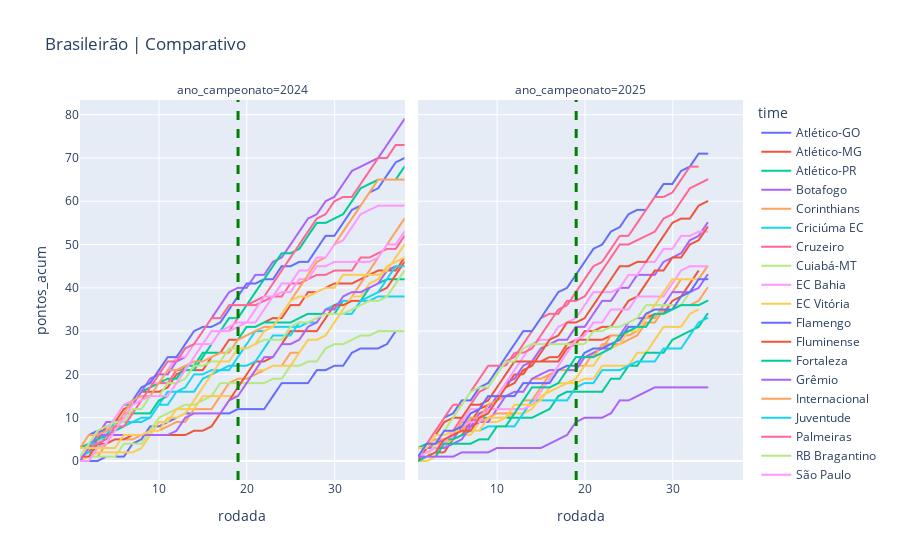

Notebook code for this chart:
### Markdown cell above
## Evolução por rodada

### Code cell
#Comparativo entre todos os times por temporada
filtro_ano1 = 2024
filtro_ano2 = 2025

plt.figure(figsize = (20,7))
df_ano = df_cumsum.loc[(df_cumsum.ano_campeonato == filtro_ano1) | (df_cumsum.ano_campeonato == filtro_ano2) ]
fig = px.line(df_ano, x ='rodada', y = 'pontos_acum', color = 'time', facet_col= 'ano_campeonato', title = f'Brasileirão | Comparativo')
fig.add_vline(x=19, line_width=3, line_dash="dash", line_color="green")

### Figure 1 — Plotly figure (JSON) as saved in the notebook; plotly's stock layout.template omitted (floating-point values rounded to 4 significant figures)
{"data": [{"hovertemplate": "time=Atlético-GO<br>ano_campeonato=2024<br>rodada=%{x}<br>pontos_acum=%{y}<extra></extra>", "legendgroup": "Atlético-GO", "line": {"color": "#636efa", "dash": "solid"}, "marker": {"symbol": "circle"}, "mode": "lines", "name": "Atlético-GO", "showlegend": true, "type": "scattergl", "x": [1, 2, 3, 4, 5, 6, 7, 8, 9, 10, 11, 12, 13, 14, 15, 16, 17, 18, 19, 20, 21, 22, 23, 24, 25, 26, 27, 28, 29, 30, 31, 32, 33, 34, 35, 36, 37, 38], "xaxis": "x", "y": [0, 0, 0, 1, 1, 1, 4, 5, 8, 8, 9, 10, 11, 11, 11, 11, 11, 11, 12, 12, 12, 12, 15, 18, 18, 18, 18, 21, 21, 22, 22, 25, 26, 26, 26, 27, 30, 30], "yaxis": "y"}, {"hovertemplate": "time=Atlético-MG<br>ano_campeonato=2024<br>rodada=%{x}<br>pontos_acum=%{y}<extra></extra>", "legendgroup": "Atlético-MG", "line": {"color": "#EF553B", "dash": "solid"}, "marker": {"symbol": "circle"}, "mode": "lines", "name": "Atlético-MG", "showlegend": true, "type": "scattergl", "x": [1, 2, 3, 4, 5, 6, 7, 8, 9, 10, 11, 12, 13, 14, 15, 16, 17, 18, 19, 20, 21, 22, 23, 24, 25, 26, 27, 28, 29, 30, 31, 32, 33, 34, 35, 36, 37, 38], "xaxis": "x", "y": [1, 2, 5, 8, 9, 12, 13, 16, 16, 16, 17, 20, 21, 21, 21, 24, 25, 28, 28, 31, 31, 32, 33, 33, 36, 36, 39, 39, 40, 41, 41, 41, 42, 43, 44, 44, 44, 47], "yaxis": "y"}, {"hovertemplate": "time=Atlético-MG<br>ano_campeonato=2025<br>rodada=%{x}<br>pontos_acum=%{y}<extra></extra>", "legendgroup": "Atlético-MG", "line": {"color": "#EF553B", "dash": "solid"}, "marker": {"symbol": "circle"}, "mode": "lines", "name": "Atlético-MG", "showlegend": false, "type": "scattergl", "x": [1, 2, 3, 4, 5, 6, 7, 8, 9, 10, 11, 12, 13, 14, 15, 16, 17, 18, 19, 20, 21, 22, 23, 24, 25, 26, 27, 28, 29, 30, 31, 32, 33, 34], "xaxis": "x2", "y": [0, 1, 2, 2, 5, 6, 9, 12, 13, 14, 17, 20, 20, 23, 23, 24, 24, 27, 28, 28, 28, 28, 29, 29, 32, 33, 33, 34, 34, 37, 38, 41, 44, null], "yaxis": "y2"}, {"hovertemplate": "time=Atlético-PR<br>ano_campeonato=2024<br>rodada=%{x}<br>pontos_acum=%{y}<extra></extra>", "legendgroup": "Atlético-PR", "line": {"color": "#00cc96", "dash": "solid"}, "marker": {"symbol": "circle"}, "mode": "lines", "name": "Atlético-PR", "showlegend": true, "type": "scattergl", "x": [1, 2, 3, 4, 5, 6, 7, 8, 9, 10, 11, 12, 13, 14, 15, 16, 17, 18, 19, 20, 21, 22, 23, 24, 25, 26, 27, 28, 29, 30, 31, 32, 33, 34, 35, 36, 37, 38], "xaxis": "x", "y": [3, 3, 6, 7, 10, 13, 13, 16, 17, 18, 19, 19, 22, 22, 25, 25, 25, 25, 28, 31, 31, 32, 32, 32, 32, 33, 34, 34, 34, 34, 37, 37, 37, 40, 41, 42, 42, 42], "yaxis": "y"}, {"hovertemplate": "time=Botafogo<br>ano_campeonato=2024<br>rodada=%{x}<br>pontos_acum=%{y}<extra></extra>", "legendgroup": "Botafogo", "line": {"color": "#ab63fa", "dash": "solid"}, "marker": {"symbol": "circle"}, "mode": "lines", "name": "Botafogo", "showlegend": true, "type": "scattergl", "x": [1, 2, 3, 4, 5, 6, 7, 8, 9, 10, 11, 12, 13, 14, 15, 16, 17, 18, 19, 20, 21, 22, 23, 24, 25, 26, 27, 28, 29, 30, 31, 32, 33, 34, 35, 36, 37, 38], "xaxis": "x", "y": [0, 3, 6, 9, 9, 10, 13, 16, 19, 20, 20, 23, 24, 27, 30, 33, 36, 39, 40, 40, 43, 43, 46, 47, 50, 53, 56, 57, 60, 61, 64, 67, 68, 69, 70, 73, 76, 79], "yaxis": "y"}, {"hovertemplate": "time=Botafogo<br>ano_campeonato=2025<br>rodada=%{x}<br>pontos_acum=%{y}<extra></extra>", "legendgroup": "Botafogo", "line": {"color": "#ab63fa", "dash": "solid"}, "marker": {"symbol": "circle"}, "mode": "lines", "name": "Botafogo", "showlegend": false, "type": "scattergl", "x": [1, 2, 3, 4, 5, 6, 7, 8, 9, 10, 11, 12, 13, 14, 15, 16, 17, 18, 19, 20, 21, 22, 23, 24, 25, 26, 27, 28, 29, 30, 31, 32, 33, 34], "xaxis": "x2", "y": [1, 4, 4, 5, 5, 8, 8, 11, 12, 15, 18, 19, 22, 23, 26, 27, 28, 28, 31, 31, 34, 37, 37, 40, 40, 43, 43, 43, 46, 47, 48, 51, 52, 55], "yaxis": "y2"}, {"hovertemplate": "time=Corinthians<br>ano_campeonato=2024<br>rodada=%{x}<br>pontos_acum=%{y}<extra></extra>", "legendgroup": "Corinthians", "line": {"color": "#FFA15A", "dash": "solid"}, "marker": {"symbol": "circle"}, "mode": "lines", "name": "Corinthians", "showlegend": true, "type": "scattergl", "x": [1, 2, 3, 4, 5, 6, 7, 8, 9, 10, 11, 12, 13, 14, 15, 16, 17, 18, 19, 20, 21, 22, 23, 24, 25, 26, 27, 28, 29, 30, 31, 32, 33, 34, 35, 36, 37, 38], "xaxis": "x", "y": [1, 1, 1, 4, 5, 5, 5, 6, 7, 7, 8, 9, 9, 12, 12, 12, 15, 18, 19, 19, 20, 21, 22, 22, 25, 25, 28, 28, 29, 32, 35, 38, 41, 44, 47, 50, 53, 56], "yaxis": "y"}, {"hovertemplate": "time=Corinthians<br>ano_campeonato=2025<br>rodada=%{x}<br>pontos_acum=%{y}<extra></extra>", "legendgroup": "Corinthians", "line": {"color": "#FFA15A", "dash": "solid"}, "marker": {"symbol": "circle"}, "mode": "lines", "name": "Corinthians", "showlegend": false, "type": "scattergl", "x": [1, 2, 3, 4, 5, 6, 7, 8, 9, 10, 11, 12, 13, 14, 15, 16, 17, 18, 19, 20, 21, 22, 23, 24, 25, 26, 27, 28, 29, 30, 31, 32, 33, 34], "xaxis": "x2", "y": [1, 4, 4, 4, 7, 7, 10, 10, 13, 14, 15, 16, 16, 19, 19, 20, 21, 22, 22, 22, 25, 26, 29, 29, 29, 30, 33, 33, 36, 39, 42, 42, 42, 45], "yaxis": "y2"}, {"hovertemplate": "time=Criciúma EC<br>ano_campeonato=2024<br>rodada=%{x}<br>pontos_acum=%{y}<extra></extra>", "legendgroup": "Criciúma EC", "line": {"color": "#19d3f3", "dash": "solid"}, "marker": {"symbol": "circle"}, "mode": "lines", "name": "Criciúma EC", "showlegend": true, "type": "scattergl", "x": [1, 2, 3, 4, 5, 6, 7, 8, 9, 10, 11, 12, 13, 14, 15, 16, 17, 18, 19, 20, 21, 22, 23, 24, 25, 26, 27, 28, 29, 30, 31, 32, 33, 34, 35, 36, 37, 38], "xaxis": "x", "y": [1, 2, 3, 6, 9, 9, 9, 9, 10, 13, 16, 16, 17, 20, 20, 21, 21, 21, 24, 27, 30, 30, 31, 31, 31, 31, 32, 32, 35, 36, 37, 37, 37, 37, 38, 38, 38, 38], "yaxis": "y"}, {"hovertemplate": "time=Cruzeiro<br>ano_campeonato=2024<br>rodada=%{x}<br>pontos_acum=%{y}<extra></extra>", "legendgroup": "Cruzeiro", "line": {"color": "#FF6692", "dash": "solid"}, "marker": {"symbol": "circle"}, "mode": "lines", "name": "Cruzeiro", "showlegend": true, "type": "scattergl", "x": [1, 2, 3, 4, 5, 6, 7, 8, 9, 10, 11, 12, 13, 14, 15, 16, 17, 18, 19, 20, 21, 22, 23, 24, 25, 26, 27, 28, 29, 30, 31, 32, 33, 34, 35, 36, 37, 38], "xaxis": "x", "y": [3, 4, 4, 7, 8, 11, 11, 14, 15, 18, 18, 21, 21, 21, 24, 27, 30, 30, 33, 36, 36, 37, 38, 38, 41, 41, 42, 43, 43, 44, 44, 44, 47, 47, 48, 49, 49, 52], "yaxis": "y"}, {"hovertemplate": "time=Cruzeiro<br>ano_campeonato=2025<br>rodada=%{x}<br>pontos_acum=%{y}<extra></extra>", "legendgroup": "Cruzeiro", "line": {"color": "#FF6692", "dash": "solid"}, "marker": {"symbol": "circle"}, "mode": "lines", "name": "Cruzeiro", "showlegend": false, "type": "scattergl", "x": [1, 2, 3, 4, 5, 6, 7, 8, 9, 10, 11, 12, 13, 14, 15, 16, 17, 18, 19, 20, 21, 22, 23, 24, 25, 26, 27, 28, 29, 30, 31, 32, 33, 34], "xaxis": "x2", "y": [3, 3, 4, 7, 7, 10, 13, 16, 17, 20, 23, 24, 27, 30, 33, 34, 34, 37, 37, 38, 41, 44, 47, 50, 50, 51, 52, 53, 56, 57, 60, 63, 64, 65], "yaxis": "y2"}, {"hovertemplate": "time=Cuiabá-MT<br>ano_campeonato=2024<br>rodada=%{x}<br>pontos_acum=%{y}<extra></extra>", "legendgroup": "Cuiabá-MT", "line": {"color": "#B6E880", "dash": "solid"}, "marker": {"symbol": "circle"}, "mode": "lines", "name": "Cuiabá-MT", "showlegend": true, "type": "scattergl", "x": [1, 2, 3, 4, 5, 6, 7, 8, 9, 10, 11, 12, 13, 14, 15, 16, 17, 18, 19, 20, 21, 22, 23, 24, 25, 26, 27, 28, 29, 30, 31, 32, 33, 34, 35, 36, 37, 38], "xaxis": "x", "y": [0, 1, 1, 1, 1, 4, 4, 4, 7, 10, 11, 12, 13, 13, 14, 15, 18, 18, 18, 18, 18, 18, 19, 19, 22, 22, 23, 23, 26, 27, 27, 28, 29, 29, 30, 30, 30, 30], "yaxis": "y"}, {"hovertemplate": "time=EC Bahia<br>ano_campeonato=2024<br>rodada=%{x}<br>pontos_acum=%{y}<extra></extra>", "legendgroup": "EC Bahia", "line": {"color": "#FF97FF", "dash": "solid"}, "marker": {"symbol": "circle"}, "mode": "lines", "name": "EC Bahia", "showlegend": true, "type": "scattergl", "x": [1, 2, 3, 4, 5, 6, 7, 8, 9, 10, 11, 12, 13, 14, 15, 16, 17, 18, 19, 20, 21, 22, 23, 24, 25, 26, 27, 28, 29, 30, 31, 32, 33, 34, 35, 36, 37, 38], "xaxis": "x", "y": [0, 3, 4, 7, 10, 13, 14, 17, 18, 18, 21, 24, 24, 27, 27, 30, 30, 30, 31, 32, 32, 35, 38, 39, 39, 42, 42, 45, 45, 46, 46, 46, 46, 46, 47, 50, 50, 53], "yaxis": "y"}, {"hovertemplate": "time=EC Bahia<br>ano_campeonato=2025<br>rodada=%{x}<br>pontos_acum=%{y}<extra></extra>", "legendgroup": "EC Bahia", "line": {"color": "#FF97FF", "dash": "solid"}, "marker": {"symbol": "circle"}, "mode": "lines", "name": "EC Bahia", "showlegend": false, "type": "scattergl", "x": [1, 2, 3, 4, 5, 6, 7, 8, 9, 10, 11, 12, 13, 14, 15, 16, 17, 18, 19, 20, 21, 22, 23, 24, 25, 26, 27, 28, 29, 30, 31, 32, 33, 34], "xaxis": "x2", "y": [1, 2, 3, 3, 6, 9, 12, 12, 15, 15, 18, 21, 24, 27, 28, 28, 31, 32, 33, 36, 39, 39, 39, 40, 43, 43, 46, 46, 49, 49, 52, 52, 53, 53], "yaxis": "y2"}, {"hovertemplate": "time=EC Vitória<br>ano_campeonato=2024<br>rodada=%{x}<br>pontos_acum=%{y}<extra></extra>", "legendgroup": "EC Vitória", "line": {"color": "#FECB52", "dash": "solid"}, "marker": {"symbol": "circle"}, "mode": "lines", "name": "EC Vitória", "showlegend": true, "type": "scattergl", "x": [1, 2, 3, 4, 5, 6, 7, 8, 9, 10, 11, 12, 13, 14, 15, 16, 17, 18, 19, 20, 21, 22, 23, 24, 25, 26, 27, 28, 29, 30, 31, 32, 33, 34, 35, 36, 37, 38], "xaxis": "x", "y": [0, 1, 2, 2, 2, 2, 2, 3, 6, 9, 9, 12, 12, 12, 15, 15, 15, 15, 15, 18, 21, 21, 22, 22, 22, 25, 28, 28, 29, 32, 35, 38, 38, 41, 42, 45, 46, 47], "yaxis": "y"}, {"hovertemplate": "time=EC Vitória<br>ano_campeonato=2025<br>rodada=%{x}<br>pontos_acum=%{y}<extra></extra>", "legendgroup": "EC Vitória", "line": {"color": "#FECB52", "dash": "solid"}, "marker": {"symbol": "circle"}, "mode": "lines", "name": "EC Vitória", "showlegend": false, "type": "scattergl", "x": [1, 2, 3, 4, 5, 6, 7, 8, 9, 10, 11, 12, 13, 14, 15, 16, 17, 18, 19, 20, 21, 22, 23, 24, 25, 26, 27, 28, 29, 30, 31, 32, 33, 34], "xaxis": "x2", "y": [0, 0, 1, 4, 5, 6, 6, 9, 9, 9, 10, 11, 11, 12, 15, 16, 17, 18, 18, 19, 19, 22, 22, 22, 22, 25, 25, 28, 31, 31, 31, 34, 35, null], "yaxis": "y2"}, {"hovertemplate": "time=Flamengo<br>ano_campeonato=2024<br>rodada=%{x}<br>pontos_acum=%{y}<extra></extra>", "legendgroup": "Flamengo", "line": {"color": "#636efa", "dash": "solid"}, "marker": {"symbol": "circle"}, "mode": "lines", "name": "Flamengo", "showlegend": true, "type": "scattergl", "x": [1, 2, 3, 4, 5, 6, 7, 8, 9, 10, 11, 12, 13, 14, 15, 16, 17, 18, 19, 20, 21, 22, 23, 24, 25, 26, 27, 28, 29, 30, 31, 32, 33, 34, 35, 36, 37, 38], "xaxis": "x", "y": [3, 6, 7, 7, 8, 11, 14, 17, 18, 21, 24, 24, 27, 30, 31, 31, 32, 35, 38, 41, 41, 42, 42, 45, 45, 46, 46, 49, 52, 52, 55, 58, 59, 62, 63, 66, 69, 70], "yaxis": "y"}, {"hovertemplate": "time=Flamengo<br>ano_campeonato=2025<br>rodada=%{x}<br>pontos_acum=%{y}<extra></extra>", "legendgroup": "Flamengo", "line": {"color": "#636efa", "dash": "solid"}, "marker": {"symbol": "circle"}, "mode": "lines", "name": "Flamengo", "showlegend": false, "type": "scattergl", "x": [1, 2, 3, 4, 5, 6, 7, 8, 9, 10, 11, 12, 13, 14, 15, 16, 17, 18, 19, 20, 21, 22, 23, 24, 25, 26, 27, 28, 29, 30, 31, 32, 33, 34], "xaxis": "x2", "y": [1, 4, 7, 10, 11, 14, 14, 17, 18, 21, 24, 27, 30, 30, 33, 36, 39, 40, 43, 46, 49, 50, 53, 54, 57, 58, 58, 61, 64, 64, 67, 68, 71, 71], "yaxis": "y2"}, {"hovertemplate": "time=Fluminense<br>ano_campeonato=2024<br>rodada=%{x}<br>pontos_acum=%{y}<extra></extra>", "legendgroup": "Fluminense", "line": {"color": "#EF553B", "dash": "solid"}, "marker": {"symbol": "circle"}, "mode": "lines", "name": "Fluminense", "showlegend": true, "type": "scattergl", "x": [1, 2, 3, 4, 5, 6, 7, 8, 9, 10, 11, 12, 13, 14, 15, 16, 17, 18, 19, 20, 21, 22, 23, 24, 25, 26, 27, 28, 29, 30, 31, 32, 33, 34, 35, 36, 37, 38], "xaxis": "x", "y": [1, 1, 4, 4, 5, 5, 6, 6, 6, 6, 6, 6, 6, 7, 7, 8, 11, 14, 17, 20, 23, 23, 24, 27, 30, 30, 30, 30, 33, 36, 36, 37, 37, 38, 39, 40, 43, 46], "yaxis": "y"}, {"hovertemplate": "time=Fluminense<br>ano_campeonato=2025<br>rodada=%{x}<br>pontos_acum=%{y}<extra></extra>", "legendgroup": "Fluminense", "line": {"color": "#EF553B", "dash": "solid"}, "marker": {"symbol": "circle"}, "mode": "lines", "name": "Fluminense", "showlegend": false, "type": "scattergl", "x": [1, 2, 3, 4, 5, 6, 7, 8, 9, 10, 11, 12, 13, 14, 15, 16, 17, 18, 19, 20, 21, 22, 23, 24, 25, 26, 27, 28, 29, 30, 31, 32, 33, 34], "xaxis": "x2", "y": [0, 3, 6, 9, 10, 10, 13, 13, 14, 17, 20, 23, 23, 23, 23, 23, 23, 26, 27, 30, 30, 31, 31, 34, 37, 38, 41, 44, 44, 47, 47, 50, 51, 54], "yaxis": "y2"}, {"hovertemplate": "time=Fortaleza<br>ano_campeonato=2024<br>rodada=%{x}<br>pontos_acum=%{y}<extra></extra>", "legendgroup": "Fortaleza", "line": {"color": "#00cc96", "dash": "solid"}, "marker": {"symbol": "circle"}, "mode": "lines", "name": "Fortaleza", "showlegend": true, "type": "scattergl", "x": [1, 2, 3, 4, 5, 6, 7, 8, 9, 10, 11, 12, 13, 14, 15, 16, 17, 18, 19, 20, 21, 22, 23, 24, 25, 26, 27, 28, 29, 30, 31, 32, 33, 34, 35, 36, 37, 38], "xaxis": "x", "y": [3, 4, 5, 6, 7, 8, 11, 11, 11, 14, 15, 18, 21, 21, 24, 27, 30, 33, 33, 36, 39, 42, 45, 48, 48, 49, 52, 55, 55, 56, 57, 60, 63, 64, 65, 65, 65, 68], "yaxis": "y"}, {"hovertemplate": "time=Fortaleza<br>ano_campeonato=2025<br>rodada=%{x}<br>pontos_acum=%{y}<extra></extra>", "legendgroup": "Fortaleza", "line": {"color": "#00cc96", "dash": "solid"}, "marker": {"symbol": "circle"}, "mode": "lines", "name": "Fortaleza", "showlegend": false, "type": "scattergl", "x": [1, 2, 3, 4, 5, 6, 7, 8, 9, 10, 11, 12, 13, 14, 15, 16, 17, 18, 19, 20, 21, 22, 23, 24, 25, 26, 27, 28, 29, 30, 31, 32, 33, 34], "xaxis": "x2", "y": [3, 4, 5, 5, 5, 6, 7, 10, 10, 10, 10, 10, 10, 10, 11, 12, 15, 16, 16, 16, 16, 16, 19, 19, 22, 22, 25, 25, 25, 28, 29, 30, 31, 34], "yaxis": "y2"}, {"hovertemplate": "time=Grêmio<br>ano_campeonato=2024<br>rodada=%{x}<br>pontos_acum=%{y}<extra></extra>", "legendgroup": "Grêmio", "line": {"color": "#ab63fa", "dash": "solid"}, "marker": {"symbol": "circle"}, "mode": "lines", "name": "Grêmio", "showlegend": true, "type": "scattergl", "x": [1, 2, 3, 4, 5, 6, 7, 8, 9, 10, 11, 12, 13, 14, 15, 16, 17, 18, 19, 20, 21, 22, 23, 24, 25, 26, 27, 28, 29, 30, 31, 32, 33, 34, 35, 36, 37, 38], "xaxis": "x", "y": [0, 3, 6, 6, 6, 6, 6, 6, 6, 6, 6, 7, 10, 11, 11, 11, 11, 14, 15, 18, 21, 24, 24, 27, 27, 28, 31, 32, 35, 35, 38, 39, 39, 40, 41, 44, 45, 45], "yaxis": "y"}, {"hovertemplate": "time=Grêmio<br>ano_campeonato=2025<br>rodada=%{x}<br>pontos_acum=%{y}<extra></extra>", "legendgroup": "Grêmio", "line": {"color": "#ab63fa", "dash": "solid"}, "marker": {"symbol": "circle"}, "mode": "lines", "name": "Grêmio", "showlegend": false, "type": "scattergl", "x": [1, 2, 3, 4, 5, 6, 7, 8, 9, 10, 11, 12, 13, 14, 15, 16, 17, 18, 19, 20, 21, 22, 23, 24, 25, 26, 27, 28, 29, 30, 31, 32, 33, 34], "xaxis": "x2", "y": [3, 3, 3, 3, 4, 5, 8, 9, 9, 12, 15, 16, 16, 19, 20, 21, 21, 21, 21, 24, 25, 26, 26, 29, 32, 33, 33, 36, 36, 39, 39, 39, 40, 43], "yaxis": "y2"}, {"hovertemplate": "time=Internacional<br>ano_campeonato=2024<br>rodada=%{x}<br>pontos_acum=%{y}<extra></extra>", "legendgroup": "Internacional", "line": {"color": "#FFA15A", "dash": "solid"}, "marker": {"symbol": "circle"}, "mode": "lines", "name": "Internacional", "showlegend": true, "type": "scattergl", "x": [1, 2, 3, 4, 5, 6, 7, 8, 9, 10, 11, 12, 13, 14, 15, 16, 17, 18, 19, 20, 21, 22, 23, 24, 25, 26, 27, 28, 29, 30, 31, 32, 33, 34, 35, 36, 37, 38], "xaxis": "x", "y": [3, 6, 6, 7, 8, 11, 14, 15, 15, 18, 21, 21, 22, 23, 23, 24, 25, 25, 28, 29, 30, 31, 31, 34, 37, 40, 43, 46, 47, 50, 53, 56, 59, 62, 65, 65, 65, 65], "yaxis": "y"}, {"hovertemplate": "time=Internacional<br>ano_campeonato=2025<br>rodada=%{x}<br>pontos_acum=%{y}<extra></extra>", "legendgroup": "Internacional", "line": {"color": "#FFA15A", "dash": "solid"}, "marker": {"symbol": "circle"}, "mode": "lines", "name": "Internacional", "showlegend": false, "type": "scattergl", "x": [1, 2, 3, 4, 5, 6, 7, 8, 9, 10, 11, 12, 13, 14, 15, 16, 17, 18, 19, 20, 21, 22, 23, 24, 25, 26, 27, 28, 29, 30, 31, 32, 33, 34], "xaxis": "x2", "y": [1, 4, 5, 5, 6, 9, 9, 9, 10, 11, 11, 11, 14, 14, 17, 20, 21, 21, 24, 24, 24, 27, 27, 27, 28, 29, 32, 32, 35, 35, 36, 36, 37, 40], "yaxis": "y2"}, {"hovertemplate": "time=Juventude<br>ano_campeonato=2024<br>rodada=%{x}<br>pontos_acum=%{y}<extra></extra>", "legendgroup": "Juventude", "line": {"color": "#19d3f3", "dash": "solid"}, "marker": {"symbol": "circle"}, "mode": "lines", "name": "Juventude", "showlegend": true, "type": "scattergl", "x": [1, 2, 3, 4, 5, 6, 7, 8, 9, 10, 11, 12, 13, 14, 15, 16, 17, 18, 19, 20, 21, 22, 23, 24, 25, 26, 27, 28, 29, 30, 31, 32, 33, 34, 35, 36, 37, 38], "xaxis": "x", "y": [1, 4, 4, 5, 8, 8, 9, 10, 10, 13, 13, 16, 16, 16, 19, 20, 21, 22, 22, 22, 23, 26, 29, 29, 29, 32, 32, 33, 34, 34, 34, 34, 37, 38, 39, 42, 45, 45], "yaxis": "y"}, {"hovertemplate": "time=Juventude<br>ano_campeonato=2025<br>rodada=%{x}<br>pontos_acum=%{y}<extra></extra>", "legendgroup": "Juventude", "line": {"color": "#19d3f3", "dash": "solid"}, "marker": {"symbol": "circle"}, "mode": "lines", "name": "Juventude", "showlegend": false, "type": "scattergl", "x": [1, 2, 3, 4, 5, 6, 7, 8, 9, 10, 11, 12, 13, 14, 15, 16, 17, 18, 19, 20, 21, 22, 23, 24, 25, 26, 27, 28, 29, 30, 31, 32, 33, 34], "xaxis": "x2", "y": [3, 3, 6, 6, 7, 7, 7, 7, 8, 8, 8, 8, 11, 14, 14, 14, 14, 14, 17, 18, 18, 21, 21, 21, 22, 23, 23, 23, 26, 26, 26, 29, 32, 33], "yaxis": "y2"}, {"hovertemplate": "time=Palmeiras<br>ano_campeonato=2024<br>rodada=%{x}<br>pontos_acum=%{y}<extra></extra>", "legendgroup": "Palmeiras", "line": {"color": "#FF6692", "dash": "solid"}, "marker": {"symbol": "circle"}, "mode": "lines", "name": "Palmeiras", "showlegend": true, "type": "scattergl", "x": [1, 2, 3, 4, 5, 6, 7, 8, 9, 10, 11, 12, 13, 14, 15, 16, 17, 18, 19, 20, 21, 22, 23, 24, 25, 26, 27, 28, 29, 30, 31, 32, 33, 34, 35, 36, 37, 38], "xaxis": "x", "y": [3, 3, 4, 5, 8, 8, 11, 14, 17, 20, 23, 23, 26, 27, 30, 33, 33, 36, 36, 36, 37, 38, 41, 44, 47, 50, 53, 56, 57, 60, 61, 61, 64, 67, 70, 70, 73, 73], "yaxis": "y"}, {"hovertemplate": "time=Palmeiras<br>ano_campeonato=2025<br>rodada=%{x}<br>pontos_acum=%{y}<extra></extra>", "legendgroup": "Palmeiras", "line": {"color": "#FF6692", "dash": "solid"}, "marker": {"symbol": "circle"}, "mode": "lines", "name": "Palmeiras", "showlegend": false, "type": "scattergl", "x": [1, 2, 3, 4, 5, 6, 7, 8, 9, 10, 11, 12, 13, 14, 15, 16, 17, 18, 19, 20, 21, 22, 23, 24, 25, 26, 27, 28, 29, 30, 31, 32, 33, 34], "xaxis": "x2", "y": [1, 4, 7, 10, 13, 13, 16, 19, 22, 22, 22, 25, 25, 26, 29, 32, 35, 36, 39, 42, 45, 46, 49, 52, 52, 55, 58, 61, 61, 62, 65, 68, 68, null], "yaxis": "y2"}, {"hovertemplate": "time=RB Bragantino<br>ano_campeonato=2024<br>rodada=%{x}<br>pontos_acum=%{y}<extra></extra>", "legendgroup": "RB Bragantino", "line": {"color": "#B6E880", "dash": "solid"}, "marker": {"symbol": "circle"}, "mode": "lines", "name": "RB Bragantino", "showlegend": true, "type": "scattergl", "x": [1, 2, 3, 4, 5, 6, 7, 8, 9, 10, 11, 12, 13, 14, 15, 16, 17, 18, 19, 20, 21, 22, 23, 24, 25, 26, 27, 28, 29, 30, 31, 32, 33, 34, 35, 36, 37, 38], "xaxis": "x", "y": [1, 4, 7, 8, 9, 9, 12, 12, 15, 15, 18, 18, 19, 22, 22, 23, 23, 26, 26, 26, 27, 28, 28, 28, 31, 32, 32, 33, 34, 34, 34, 35, 36, 37, 37, 38, 41, 44], "yaxis": "y"}, {"hovertemplate": "time=RB Bragantino<br>ano_campeonato=2025<br>rodada=%{x}<br>pontos_acum=%{y}<extra></extra>", "legendgroup": "RB Bragantino", "line": {"color": "#B6E880", "dash": "solid"}, "marker": {"symbol": "circle"}, "mode": "lines", "name": "RB Bragantino", "showlegend": false, "type": "scattergl", "x": [1, 2, 3, 4, 5, 6, 7, 8, 9, 10, 11, 12, 13, 14, 15, 16, 17, 18, 19, 20, 21, 22, 23, 24, 25, 26, 27, 28, 29, 30, 31, 32, 33, 34], "xaxis": "x2", "y": [1, 1, 4, 7, 10, 13, 16, 17, 17, 20, 23, 23, 26, 27, 27, 27, 27, 27, 27, 27, 30, 30, 31, 31, 32, 33, 36, 36, 36, 36, 36, 39, 42, null], "yaxis": "y2"}, {"hovertemplate": "time=São Paulo<br>ano_campeonato=2024<br>rodada=%{x}<br>pontos_acum=%{y}<extra></extra>", "legendgroup": "São Paulo", "line": {"color": "#FF97FF", "dash": "solid"}, "marker": {"symbol": "circle"}, "mode": "lines", "name": "São Paulo", "showlegend": true, "type": "scattergl", "x": [1, 2, 3, 4, 5, 6, 7, 8, 9, 10, 11, 12, 13, 14, 15, 16, 17, 18, 19, 20, 21, 22, 23, 24, 25, 26, 27, 28, 29, 30, 31, 32, 33, 34, 35, 36, 37, 38], "xaxis": "x", "y": [0, 0, 3, 4, 7, 10, 13, 14, 15, 15, 15, 18, 21, 24, 27, 27, 30, 31, 32, 32, 35, 38, 38, 41, 41, 44, 44, 47, 47, 50, 51, 54, 57, 58, 59, 59, 59, 59], "yaxis": "y"}, {"hovertemplate": "time=São Paulo<br>ano_campeonato=2025<br>rodada=%{x}<br>pontos_acum=%{y}<extra></extra>", "legendgroup": "São Paulo", "line": {"color": "#FF97FF", "dash": "solid"}, "marker": {"symbol": "circle"}, "mode": "lines", "name": "São Paulo", "showlegend": false, "type": "scattergl", "x": [1, 2, 3, 4, 5, 6, 7, 8, 9, 10, 11, 12, 13, 14, 15, 16, 17, 18, 19, 20, 21, 22, 23, 24, 25, 26, 27, 28, 29, 30, 31, 32, 33, 34], "xaxis": "x2", "y": [1, 2, 3, 4, 7, 8, 9, 9, 12, 12, 12, 12, 12, 13, 16, 19, 22, 25, 28, 29, 32, 32, 35, 35, 35, 38, 38, 38, 38, 41, 44, 45, 45, 45], "yaxis": "y2"}, {"hovertemplate": "time=Vasco da Gama<br>ano_campeonato=2024<br>rodada=%{x}<br>pontos_acum=%{y}<extra></extra>", "legendgroup": "Vasco da Gama", "line": {"color": "#FECB52", "dash": "solid"}, "marker": {"symbol": "circle"}, "mode": "lines", "name": "Vasco da Gama", "showlegend": true, "type": "scattergl", "x": [1, 2, 3, 4, 5, 6, 7, 8, 9, 10, 11, 12, 13, 14, 15, 16, 17, 18, 19, 20, 21, 22, 23, 24, 25, 26, 27, 28, 29, 30, 31, 32, 33, 34, 35, 36, 37, 38], "xaxis": "x", "y": [3, 3, 3, 3, 3, 6, 6, 6, 7, 7, 10, 10, 11, 14, 17, 20, 23, 23, 26, 26, 27, 30, 31, 34, 37, 38, 38, 39, 40, 40, 43, 43, 43, 43, 43, 44, 47, 50], "yaxis": "y"}, {"hovertemplate": "time=Vasco da Gama<br>ano_campeonato=2025<br>rodada=%{x}<br>pontos_acum=%{y}<extra></extra>", "legendgroup": "Vasco da Gama", "line": {"color": "#FECB52", "dash": "solid"}, "marker": {"symbol": "circle"}, "mode": "lines", "name": "Vasco da Gama", "showlegend": false, "type": "scattergl", "x": [1, 2, 3, 4, 5, 6, 7, 8, 9, 10, 11, 12, 13, 14, 15, 16, 17, 18, 19, 20, 21, 22, 23, 24, 25, 26, 27, 28, 29, 30, 31, 32, 33, 34], "xaxis": "x2", "y": [3, 3, 6, 6, 7, 7, 7, 7, 10, 10, 10, 13, 13, 13, 14, 17, 18, 18, 19, 22, 22, 25, 26, 27, 30, 30, 33, 36, 39, 42, 42, 42, 42, 42], "yaxis": "y2"}, {"hovertemplate": "time=Ceará SC<br>ano_campeonato=2025<br>rodada=%{x}<br>pontos_acum=%{y}<extra></extra>", "legendgroup": "Ceará SC", "line": {"color": "#636efa", "dash": "solid"}, "marker": {"symbol": "circle"}, "mode": "lines", "name": "Ceará SC", "showlegend": true, "type": "scattergl", "x": [1, 2, 3, 4, 5, 6, 7, 8, 9, 10, 11, 12, 13, 14, 15, 16, 17, 18, 19, 20, 21, 22, 23, 24, 25, 26, 27, 28, 29, 30, 31, 32, 33, 34], "xaxis": "x2", "y": [1, 4, 4, 7, 7, 8, 11, 12, 15, 15, 15, 15, 18, 18, 18, 18, 21, 22, 22, 25, 26, 26, 27, 28, 31, 31, 34, 35, 35, 35, 38, 39, 42, 42], "yaxis": "y2"}, {"hovertemplate": "time=Mirassol<br>ano_campeonato=2025<br>rodada=%{x}<br>pontos_acum=%{y}<extra></extra>", "legendgroup": "Mirassol", "line": {"color": "#EF553B", "dash": "solid"}, "marker": {"symbol": "circle"}, "mode": "lines", "name": "Mirassol", "showlegend": true, "type": "scattergl", "x": [1, 2, 3, 4, 5, 6, 7, 8, 9, 10, 11, 12, 13, 14, 15, 16, 17, 18, 19, 20, 21, 22, 23, 24, 25, 26, 27, 28, 29, 30, 31, 32, 33, 34], "xaxis": "x2", "y": [0, 1, 2, 5, 6, 7, 7, 10, 11, 14, 17, 18, 21, 22, 25, 28, 29, 32, 32, 33, 36, 39, 42, 45, 45, 46, 46, 49, 52, 55, 56, 56, 59, 60], "yaxis": "y2"}, {"hovertemplate": "time=Santos<br>ano_campeonato=2025<br>rodada=%{x}<br>pontos_acum=%{y}<extra></extra>", "legendgroup": "Santos", "line": {"color": "#00cc96", "dash": "solid"}, "marker": {"symbol": "circle"}, "mode": "lines", "name": "Santos", "showlegend": true, "type": "scattergl", "x": [1, 2, 3, 4, 5, 6, 7, 8, 9, 10, 11, 12, 13, 14, 15, 16, 17, 18, 19, 20, 21, 22, 23, 24, 25, 26, 27, 28, 29, 30, 31, 32, 33, 34], "xaxis": "x2", "y": [0, 1, 1, 4, 4, 4, 4, 5, 5, 8, 8, 11, 14, 17, 17, 17, 18, 21, 24, 24, 24, 25, 26, 29, 30, 31, 31, 34, 34, 35, 36, 36, 36, 37], "yaxis": "y2"}, {"hovertemplate": "time=Sport Recife<br>ano_campeonato=2025<br>rodada=%{x}<br>pontos_acum=%{y}<extra></extra>", "legendgroup": "Sport Recife", "line": {"color": "#ab63fa", "dash": "solid"}, "marker": {"symbol": "circle"}, "mode": "lines", "name": "Sport Recife", "showlegend": true, "type": "scattergl", "x": [1, 2, 3, 4, 5, 6, 7, 8, 9, 10, 11, 12, 13, 14, 15, 16, 17, 18, 19, 20, 21, 22, 23, 24, 25, 26, 27, 28, 29, 30, 31, 32, 33, 34], "xaxis": "x2", "y": [1, 1, 1, 1, 1, 2, 2, 2, 2, 3, 3, 3, 3, 3, 3, 4, 5, 6, 9, 10, 10, 10, 11, 14, 14, 15, 16, 17, 17, 17, 17, 17, 17, 17], "yaxis": "y2"}], "layout": {"annotations": [{"showarrow": false, "text": "ano_campeonato=2024", "x": 0.245, "xanchor": "center", "xref": "paper", "y": 1, "yanchor": "bottom", "yref": "paper"}, {"showarrow": false, "text": "ano_campeonato=2025", "x": 0.755, "xanchor": "center", "xref": "paper", "y": 1, "yanchor": "bottom", "yref": "paper"}], "legend": {"title": {"text": "time"}, "tracegroupgap": 0}, "shapes": [{"line": {"color": "green", "dash": "dash", "width": 3}, "type": "line", "x0": 19, "x1": 19, "xref": "x", "y0": 0, "y1": 1, "yref": "y domain"}, {"line": {"color": "green", "dash": "dash", "width": 3}, "type": "line", "x0": 19, "x1": 19, "xref": "x2", "y0": 0, "y1": 1, "yref": "y2 domain"}], "title": {"text": "Brasileirão | Comparativo"}, "xaxis": {"anchor": "y", "domain": [0, 0.49], "title": {"text": "rodada"}}, "xaxis2": {"anchor": "y2", "domain": [0.51, 1], "matches": "x", "title": {"text": "rodada"}}, "yaxis": {"anchor": "x", "domain": [0, 1], "title": {"text": "pontos_acum"}}, "yaxis2": {"anchor": "x2", "domain": [0, 1], "matches": "y", "showticklabels": false}}}
